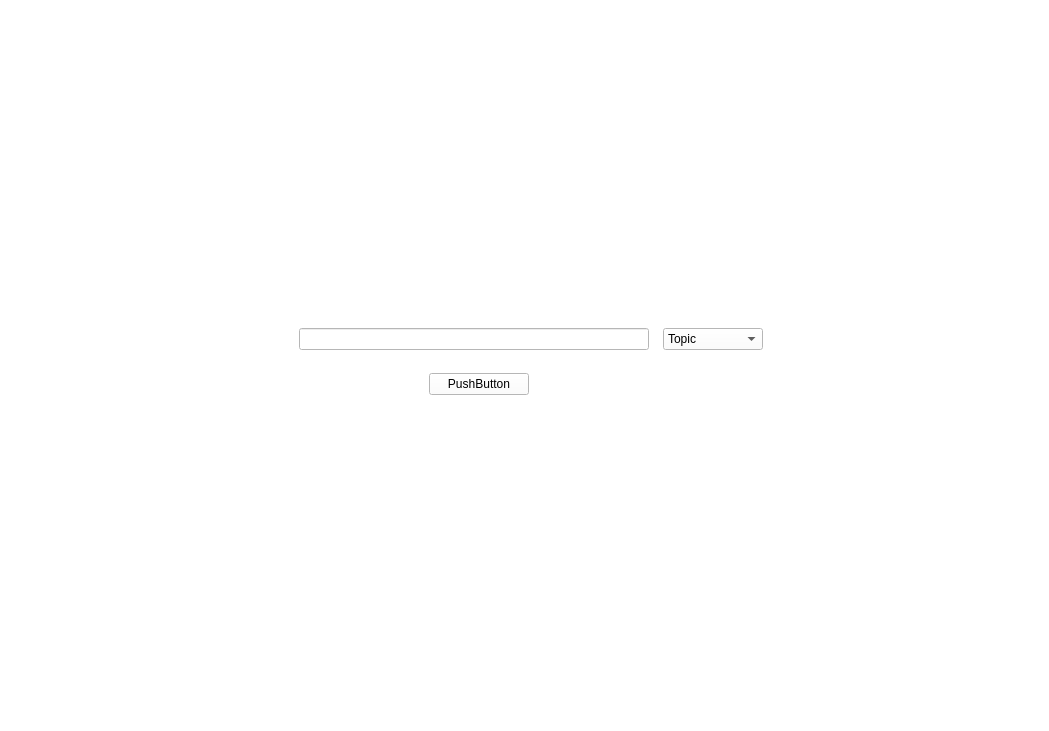
<?xml version="1.0" encoding="UTF-8"?>
<ui version="4.0">
 <class>MainWindow</class>
 <widget class="QMainWindow" name="MainWindow">
  <property name="windowModality">
   <enum>Qt::NonModal</enum>
  </property>
  <property name="geometry">
   <rect>
    <x>0</x>
    <y>0</y>
    <width>1049</width>
    <height>731</height>
   </rect>
  </property>
  <property name="minimumSize">
   <size>
    <width>197</width>
    <height>200</height>
   </size>
  </property>
  <property name="contextMenuPolicy">
   <enum>Qt::PreventContextMenu</enum>
  </property>
  <property name="windowTitle">
   <string>SpyDocument</string>
  </property>
  <property name="windowIcon">
   <iconset>
    <normaloff>bitmap.png</normaloff>bitmap.png</iconset>
  </property>
  <property name="layoutDirection">
   <enum>Qt::LeftToRight</enum>
  </property>
  <property name="styleSheet">
   <string notr="true">background-color: rgb(0, 0, 0);</string>
  </property>
  <property name="iconSize">
   <size>
    <width>60</width>
    <height>60</height>
   </size>
  </property>
  <property name="toolButtonStyle">
   <enum>Qt::ToolButtonIconOnly</enum>
  </property>
  <property name="documentMode">
   <bool>false</bool>
  </property>
  <property name="tabShape">
   <enum>QTabWidget::Rounded</enum>
  </property>
  <property name="dockOptions">
   <set>QMainWindow::AllowNestedDocks|QMainWindow::AllowTabbedDocks|QMainWindow::AnimatedDocks|QMainWindow::ForceTabbedDocks|QMainWindow::GroupedDragging|QMainWindow::VerticalTabs</set>
  </property>
  <property name="unifiedTitleAndToolBarOnMac">
   <bool>true</bool>
  </property>
  <widget class="QWidget" name="centralwidget">
   <property name="minimumSize">
    <size>
     <width>200</width>
     <height>200</height>
    </size>
   </property>
   <property name="styleSheet">
    <string notr="true">background-color: rgb(255, 255, 255);
</string>
   </property>
   <layout class="QHBoxLayout" name="horizontalLayout">
    <property name="spacing">
     <number>14</number>
    </property>
    <property name="sizeConstraint">
     <enum>QLayout::SetNoConstraint</enum>
    </property>
    <property name="leftMargin">
     <number>0</number>
    </property>
    <property name="topMargin">
     <number>0</number>
    </property>
    <property name="rightMargin">
     <number>0</number>
    </property>
    <property name="bottomMargin">
     <number>0</number>
    </property>
    <item>
     <layout class="QFormLayout" name="formLayout">
      <property name="fieldGrowthPolicy">
       <enum>QFormLayout::FieldsStayAtSizeHint</enum>
      </property>
      <property name="rowWrapPolicy">
       <enum>QFormLayout::DontWrapRows</enum>
      </property>
      <property name="labelAlignment">
       <set>Qt::AlignJustify|Qt::AlignVCenter</set>
      </property>
      <property name="formAlignment">
       <set>Qt::AlignCenter</set>
      </property>
      <item row="0" column="0">
       <widget class="QLineEdit" name="lineEdit">
        <property name="minimumSize">
         <size>
          <width>350</width>
          <height>0</height>
         </size>
        </property>
        <property name="maximumSize">
         <size>
          <width>400</width>
          <height>16777215</height>
         </size>
        </property>
       </widget>
      </item>
      <item row="0" column="1">
       <widget class="QComboBox" name="comboBox">
        <property name="minimumSize">
         <size>
          <width>100</width>
          <height>0</height>
         </size>
        </property>
        <property name="maximumSize">
         <size>
          <width>200</width>
          <height>16777215</height>
         </size>
        </property>
        <item>
         <property name="text">
          <string>Topic</string>
         </property>
        </item>
        <item>
         <property name="text">
          <string>Author</string>
         </property>
        </item>
        <item>
         <property name="text">
          <string>DOI</string>
         </property>
        </item>
       </widget>
      </item>
      <item row="1" column="0">
       <widget class="QFrame" name="frame">
        <property name="minimumSize">
         <size>
          <width>350</width>
          <height>40</height>
         </size>
        </property>
        <property name="frameShape">
         <enum>QFrame::StyledPanel</enum>
        </property>
        <property name="frameShadow">
         <enum>QFrame::Raised</enum>
        </property>
        <widget class="QWidget" name="formLayoutWidget_2">
         <property name="geometry">
          <rect>
           <x>-1</x>
           <y>-1</y>
           <width>351</width>
           <height>41</height>
          </rect>
         </property>
         <layout class="QFormLayout" name="formLayout_2">
          <property name="formAlignment">
           <set>Qt::AlignCenter</set>
          </property>
          <item row="0" column="1">
           <widget class="QPushButton" name="pushButton">
            <property name="maximumSize">
             <size>
              <width>100</width>
              <height>16777215</height>
             </size>
            </property>
            <property name="text">
             <string>PushButton</string>
            </property>
           </widget>
          </item>
         </layout>
        </widget>
       </widget>
      </item>
     </layout>
    </item>
   </layout>
  </widget>
 </widget>
 <resources/>
 <connections/>
</ui>
